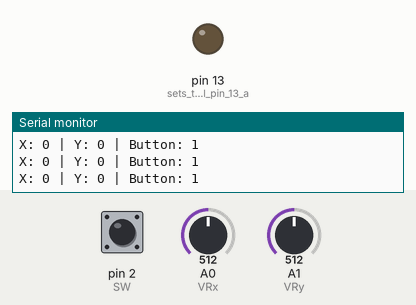
The sketch below on a simulated Arduino Uno, built with avr-gcc and run on an emulated ATmega328P. Shown: output pins drawn as LEDs (lit = HIGH), the last lines printed to the serial monitor. Inputs (shaded band) come from the test bench; at power-on: A0 (VRx) = 512, A1 (VRy) = 512, pin 2 (SW) HIGH.

Above: at 1.2 s.
1.3 s: A0 (VRx) set to 525
At 2.5 s:
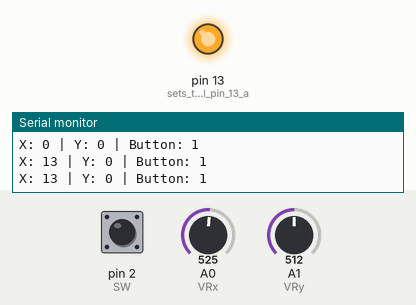
2.8 s: A1 (VRy) set to 523
At 5.0 s:
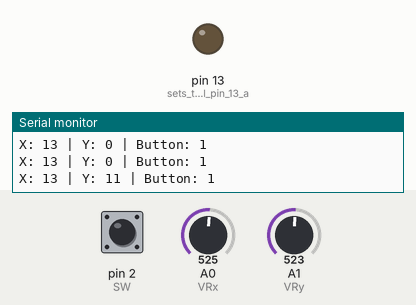
5.8 s: A0 (VRx) set to 511
At 7.9 s:
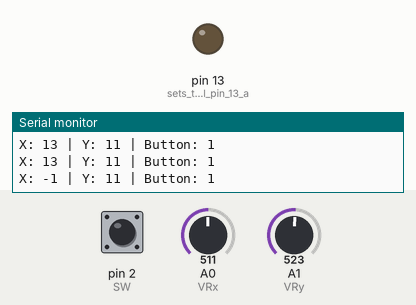
Timing chart, 0 to 9.4 s (numbered marks = the images above; inputs shaded):
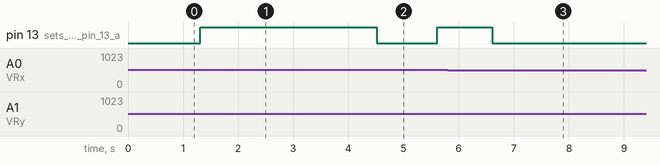

The sketch:

sketch_feb11a.ino
```cpp
int VRx = A0;
int VRy = A1;
int SW = 2;

int xPosition = 0;
int yPosition = 0;
int SW_state = 0;
int mapX = 0;
int mapY = 0;

void setup() {
  Serial.begin(9600);

  pinMode(VRx, INPUT);
  pinMode(VRy, INPUT);
  pinMode(SW, INPUT_PULLUP);

  pinMode(13, OUTPUT);    // sets the digital pin 13 as output


}

void loop() {
  xPosition = analogRead(VRx);
  yPosition = analogRead(VRy);
  SW_state = digitalRead(SW);
  mapX = map(xPosition, 0, 1023, -512, 512);
  mapY = map(yPosition, 0, 1023, -512, 512);

  Serial.print("X: ");
  Serial.print(mapX);
  Serial.print(" | Y: ");
  Serial.print(mapY);
  Serial.print(" | Button: ");
  Serial.println(SW_state);

  if(mapX > 0){
    digitalWrite(13, HIGH); // sets the digital pin 13 on
    delay(1000);
  }
  if(mapY > 0){
    digitalWrite(13, LOW);  // sets the digital pin 13 off
    delay(1000);            // waits for a second
  }
  delay(100);

}
```

Measured:
- the behaviour switches between 512 and 513 on A0 (VRx) (found by bisection; images 0 and 1)
- the behaviour switches between 512 and 513 on A1 (VRy) (found by bisection; images 1 and 2)
- after the input at 1.3 s, pin 13 (sets_the_digital_pin_13_a): LOW → HIGH at once
- after the input at 2.8 s, pin 13 (sets_the_digital_pin_13_a): HIGH → LOW after 1.7 s, → HIGH 1.1 s later
- after the input at 5.8 s, pin 13 (sets_the_digital_pin_13_a): goes on until 6.6 s, then stays LOW
